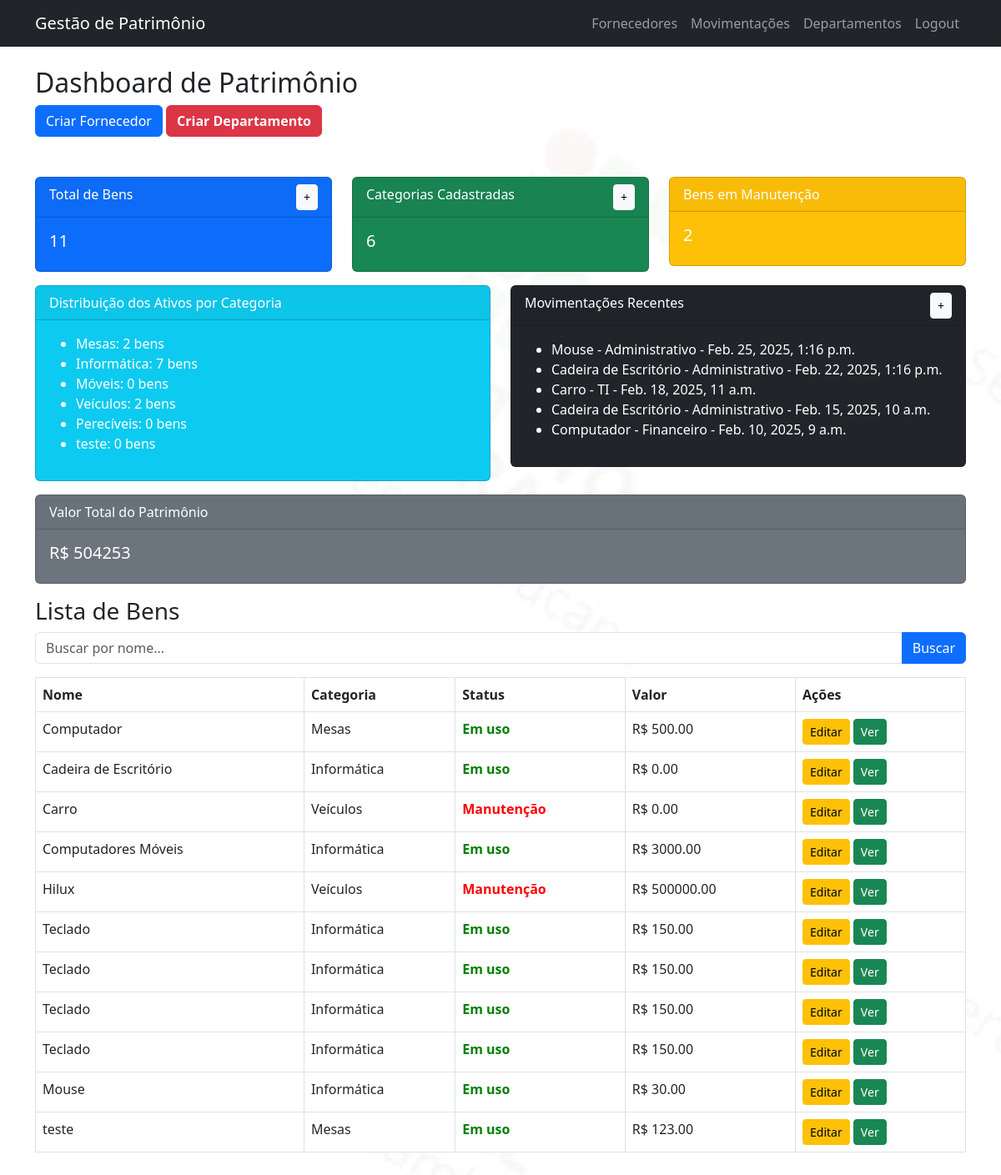
The app's page / (signed in) with its own data.
### gestao/models.py (models this page shows, shortened)
class Categoria(models.Model):
    nome = models.CharField(max_length=100)
    def __str__(self):
        return self.nome

class Movimentacao(models.Model):
    bem = models.ForeignKey(Bem, on_delete=models.CASCADE)
    data = models.DateTimeField(auto_now_add=True)
    destino = models.ForeignKey(Departamento, on_delete=models.CASCADE)
    descricao = models.TextField()

class Bem(models.Model):
    nome = models.CharField(max_length=200)
    categoria = models.ForeignKey(Categoria, on_delete=models.CASCADE)
    departamento = models.ForeignKey(Departamento, on_delete=models.CASCADE)
    fornecedor = models.ForeignKey(Fornecedor, on_delete=models.SET_NULL, null=True, blank=True)
    data_aquisicao = models.DateField()
    status = models.CharField(max_length=50, choices=[('Em uso', 'Em uso'), ('Manutenção', 'Manutenção'), ('Baixado', 'Baixado')])
    usuario_responsavel = models.ForeignKey(User, on_delete=models.SET_NULL, null=True, blank=True)
    valor = models.DecimalField(max_digits=10, decimal_places=2)  # Adicionando valor do bem

class Departamento(models.Model):
    nome = models.CharField(max_length=100)

### gestao/views.py (the view)
# urls.py: path('', home, name='home'),
@login_required
def home(request):
    query = request.GET.get('q', '')  # Obtém o termo de busca digitado
    bens = Bem.objects.all()
    if query:
        bens = bens.filter(nome__icontains=query)  # Filtra os bens pelo nome
    total_bens = bens.count()  # Total de bens cadastrados
    categorias = Categoria.objects.count()  # Total de categorias
    manutencao = bens.filter(status='Manutenção').count()  # Bens em manutenção
    categoria_distribuicao = Categoria.objects.annotate(total_bens=Count('bem')).all()
    movimentacoes_recent = Movimentacao.objects.order_by('-data')[:5]  # Últimas 5 movimentações
    valor_total = bens.aggregate(total=Sum('valor'))['total'] or 0  # Somando os valores dos bens
    return render(request, 'home.html', {
        'bens': bens,
        'total_bens': total_bens,
        'categorias': categorias,
        'manutencao': manutencao,
        'categoria_distribuicao': categoria_distribuicao,
        'movimentacoes_recent': movimentacoes_recent,
        'valor_total': valor_total,
        'query': query,  # Enviando a query para o template
    })

### gestao/templates/home.html
{% extends 'base.html' %}
{% block content %}
<h2>Dashboard de Patrimônio</h2>
<div>
    <a href="{% url 'fornecedor_create' %}" class="btn btn-primary">Criar Fornecedor</a>
    <a href="{% url 'departamento_create' %}" class="btn btn-danger fw-bold">Criar Departamento</a>
</div>
<div class='row mt-5'>
    <div class='col-md-4'>
        <div class='card text-white bg-primary mb-3'>
            <div class='card-header d-flex justify-content-between'>
                <span>Total de Bens</span>
                <a href="{% url 'bem_create' %}" class="btn btn-light btn-sm">+</a>
            </div>
            <div class='card-body'>
                <h5 class='card-title'>{{ total_bens }}</h5>
            </div>
        </div>
    </div>
    <div class='col-md-4'>
        <div class='card text-white bg-success mb-3'>
            <div class='card-header d-flex justify-content-between'>
                <span>Categorias Cadastradas</span>
                <a href="{% url 'categoria_create' %}" class="btn btn-light btn-sm">+</a>
            </div>
            <div class='card-body'>
                <h5 class='card-title'>{{ categorias }}</h5>
            </div>
        </div>
    </div>
    <div class='col-md-4'>
        <div class='card text-white bg-warning mb-3'>
            <div class='card-header d-flex justify-content-between'>
                <span>Bens em Manutenção</span>
            </div>
            <div class='card-body'>
                <h5 class='card-title'>{{ manutencao }}</h5>
            </div>
        </div>
    </div>
</div>
<div class='row'>
    <div class='col-md-6'>
        <div class='card text-white bg-info mb-3'>
            <div class='card-header'>Distribuição dos Ativos por Categoria</div>
            <div class='card-body'>
                <ul>
                    {% for categoria in categoria_distribuicao %}
                        <li>{{ categoria.nome }}: {{ categoria.total_bens }} bens</li>
                    {% endfor %}
                </ul>
            </div>
        </div>
    </div>
    <div class='col-md-6'>
        <div class='card text-white bg-dark mb-3'>
            <div class='card-header d-flex justify-content-between'>
                <span>Movimentações Recentes</span>
                <a href="{% url 'movimentacao_create' %}" class="btn btn-light btn-sm">+</a>
            </div>
            <div class='card-body'>
                <ul>
                    {% for movimentacao in movimentacoes_recent %}
                        <li>{{ movimentacao.bem.nome }} - {{ movimentacao.destino.nome }} - {{ movimentacao.data }}</li>
                    {% endfor %}
                </ul>
            </div>
        </div>
    </div>
</div>
<div class='row'>
    <div class='col-md-12'>
        <div class='card text-white bg-secondary mb-3'>
            <div class='card-header'>Valor Total do Patrimônio</div>
            <div class='card-body'>
                <h5 class='card-title'>R$ {{ valor_total }}</h5>
            </div>
        </div>
    </div>
</div>
<h3>Lista de Bens</h3>
<form method="GET" action="{% url 'home' %}" class="mb-3">
    <div class="input-group">
        <input type="text" name="q" class="form-control" placeholder="Buscar por nome..." value="{{ query }}">
        <button class="btn btn-primary" type="submit">Buscar</button>
    </div>
</form>
<table class='table table-bordered'>
    <thead>
        <tr>
            <th>Nome</th>
            <th>Categoria</th>
            <th>Status</th>
            <th>Valor</th>
            <th>Ações</th>
        </tr>
    </thead>
    <tbody>
        {% for bem in bens %}
            <tr>
                <td>{{ bem.nome }}</td>
                <td>{{ bem.categoria }}</td>
                {% if bem.status == 'Manutenção' %}
                <td style="color: red; font-weight: bold;">{{ bem.status }}</td>
                {% else %}
                    <td style="color: green; font-weight: bold;">{{ bem.status }}</td>
                {% endif %}
                <td>R$ {{ bem.valor }}</td>
                <td>
                    <a href="{% url 'bem_editar' bem.id %}" class="btn btn-warning btn-sm">Editar</a>
                    <a href="{% url 'bem_detail' bem.id %}" class="btn btn-success btn-sm">Ver</a>
                </td>
            </tr>
        {% empty %}
            <tr>
                <td colspan="4" class="text-center">Nenhum bem encontrado.</td>
            </tr>
        {% endfor %}
    </tbody>
</table>
{% endblock %}

### gestao/templates/base.html (shortened to what this page needs)
{% load static %}
<!DOCTYPE html>
<html lang='pt-br'>
<head>
    <link rel='stylesheet' href='https://cdn.jsdelivr.net/npm/bootstrap@5.3.0/dist/css/bootstrap.min.css'>
</head>
<body>
    <nav class="navbar navbar-expand-lg navbar-dark bg-dark">
        <div class="container">
            <a class="navbar-brand" href="{% url 'home' %}">Gestão de Patrimônio</a>
            <div class="collapse navbar-collapse" id="navbarNav">
                <ul class="navbar-nav ms-auto">
                    <li class="nav-item"><a class="nav-link" href="{% url 'fornecedor_list' %}">Fornecedores</a></li>
                    <li class="nav-item"><a class="nav-link" href="{% url 'movimentacao_list' %}">Movimentações</a></li>
                    <li class="nav-item"><a class="nav-link" href="{% url 'departamento_list' %}">Departamentos</a></li>
                    {% if user.is_authenticated %}
                        <li class="nav-item"><a class="nav-link" href="{% url 'logout' %}">Logout</a></li>
                    {% else %}
                        <li class="nav-item"><a class="nav-link" href="{% url 'login' %}">Login</a></li>
                        <li class="nav-item"><a class="nav-link" href="{% url 'register' %}">Registrar</a></li>
                    {% endif %}
                </ul>
            </div>
        </div>
    </nav>
    <div class='container mt-4' style="padding-bottom: 200px;">
        {% block content %}{% endblock %}
    </div>
</body>
</html>

### records on screen
Categoria: nome "Mesas", total_bens "2"
Categoria: nome "Informática", total_bens "7"
Categoria: nome "Móveis", total_bens "0"
Categoria: nome "Veículos", total_bens "2"
Categoria: nome "Perecíveis", total_bens "0"
Categoria: nome "teste", total_bens "0"
Movimentacao: bem.nome "Mouse", destino.nome "Administrativo", data "Feb. 25, 2025, 1:16 p.m."
Movimentacao: bem.nome "Cadeira de Escritório", destino.nome "Administrativo", data "Feb. 22, 2025, 1:16 p.m."
Movimentacao: bem.nome "Carro", destino.nome "TI", data "Feb. 18, 2025, 11 a.m."
Movimentacao: bem.nome "Cadeira de Escritório", destino.nome "Administrativo", data "Feb. 15, 2025, 10 a.m."
Movimentacao: bem.nome "Computador", destino.nome "Financeiro", data "Feb. 10, 2025, 9 a.m."
Bem: nome "Computador", categoria "Mesas", status "Em uso", valor "500.00"
Bem: nome "Cadeira de Escritório", categoria "Informática", status "Em uso", valor "0.00"
Bem: nome "Carro", categoria "Veículos", status "Manutenção", valor "0.00"
Bem: nome "Computadores Móveis", categoria "Informática", status "Em uso", valor "3000.00"
Bem: nome "Hilux", categoria "Veículos", status "Manutenção", valor "500000.00"
Bem: nome "Teclado", categoria "Informática", status "Em uso", valor "150.00"
Bem: nome "Teclado", categoria "Informática", status "Em uso", valor "150.00"
Bem: nome "Teclado", categoria "Informática", status "Em uso", valor "150.00"
Bem: nome "Teclado", categoria "Informática", status "Em uso", valor "150.00"
Bem: nome "Mouse", categoria "Informática", status "Em uso", valor "30.00"
Bem: nome "teste", categoria "Mesas", status "Em uso", valor "123.00"

### other values on screen
{{ total_bens }} "11"
{{ categorias }} "6"
{{ manutencao }} "2"
{{ valor_total }} "504253"
